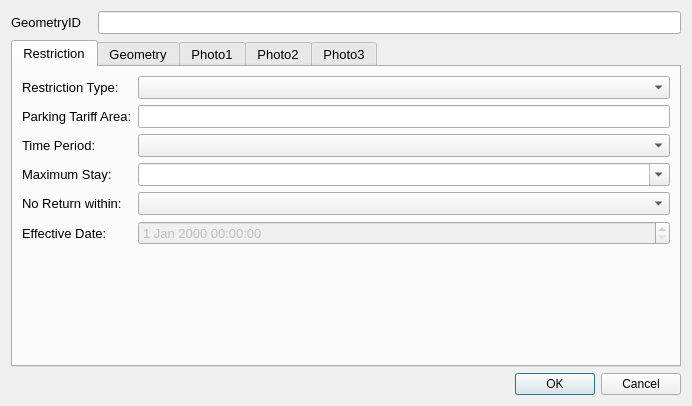
<?xml version="1.0" encoding="UTF-8"?>
<ui version="4.0">
 <class>restrictionDialog</class>
 <widget class="QDialog" name="restrictionDialog">
  <property name="geometry">
   <rect>
    <x>0</x>
    <y>0</y>
    <width>692</width>
    <height>406</height>
   </rect>
  </property>
  <property name="minimumSize">
   <size>
    <width>0</width>
    <height>0</height>
   </size>
  </property>
  <property name="font">
   <font>
    <family>Arial</family>
   </font>
  </property>
  <property name="windowTitle">
   <string>Dialog</string>
  </property>
  <property name="sizeGripEnabled">
   <bool>false</bool>
  </property>
  <layout class="QFormLayout" name="formLayout">
   <property name="fieldGrowthPolicy">
    <enum>QFormLayout::AllNonFixedFieldsGrow</enum>
   </property>
   <item row="0" column="0">
    <widget class="QLabel" name="label">
     <property name="minimumSize">
      <size>
       <width>81</width>
       <height>16</height>
      </size>
     </property>
     <property name="font">
      <font>
       <pointsize>10</pointsize>
      </font>
     </property>
     <property name="text">
      <string>GeometryID</string>
     </property>
    </widget>
   </item>
   <item row="0" column="1">
    <widget class="QLineEdit" name="GeometryID">
     <property name="font">
      <font>
       <pointsize>10</pointsize>
      </font>
     </property>
     <property name="inputMask">
      <string/>
     </property>
     <property name="readOnly">
      <bool>true</bool>
     </property>
     <property name="placeholderText">
      <string/>
     </property>
    </widget>
   </item>
   <item row="4" column="1">
    <widget class="QDialogButtonBox" name="button_box">
     <property name="standardButtons">
      <set>QDialogButtonBox::Cancel|QDialogButtonBox::Ok</set>
     </property>
    </widget>
   </item>
   <item row="2" column="0" colspan="2">
    <widget class="QTabWidget" name="tabWidget">
     <property name="minimumSize">
      <size>
       <width>0</width>
       <height>0</height>
      </size>
     </property>
     <property name="font">
      <font>
       <pointsize>10</pointsize>
      </font>
     </property>
     <property name="cursor">
      <cursorShape>IBeamCursor</cursorShape>
     </property>
     <property name="mouseTracking">
      <bool>true</bool>
     </property>
     <property name="acceptDrops">
      <bool>true</bool>
     </property>
     <property name="currentIndex">
      <number>0</number>
     </property>
     <widget class="QWidget" name="Supply">
      <property name="focusPolicy">
       <enum>Qt::NoFocus</enum>
      </property>
      <attribute name="title">
       <string>Restriction</string>
      </attribute>
      <layout class="QFormLayout" name="formLayout_2">
       <item row="0" column="0">
        <widget class="QLabel" name="lbl_RestrictionType">
         <property name="minimumSize">
          <size>
           <width>90</width>
           <height>16</height>
          </size>
         </property>
         <property name="font">
          <font>
           <pointsize>10</pointsize>
          </font>
         </property>
         <property name="text">
          <string>Restriction Type:</string>
         </property>
        </widget>
       </item>
       <item row="0" column="1">
        <widget class="QComboBox" name="RestrictionTypeID">
         <property name="currentIndex">
          <number>-1</number>
         </property>
        </widget>
       </item>
       <item row="1" column="0">
        <widget class="QLabel" name="lbl_CPZ">
         <property name="text">
          <string>Parking Tariff Area:</string>
         </property>
        </widget>
       </item>
       <item row="3" column="0">
        <widget class="QLabel" name="lbl_TimePeriod">
         <property name="text">
          <string>Time Period:</string>
         </property>
        </widget>
       </item>
       <item row="3" column="1">
        <widget class="QComboBox" name="TimePeriodID"/>
       </item>
       <item row="4" column="0">
        <widget class="QLabel" name="lbl_WaitingTimePeriod">
         <property name="minimumSize">
          <size>
           <width>90</width>
           <height>16</height>
          </size>
         </property>
         <property name="font">
          <font>
           <pointsize>10</pointsize>
          </font>
         </property>
         <property name="text">
          <string>Maximum Stay:</string>
         </property>
         <property name="wordWrap">
          <bool>false</bool>
         </property>
        </widget>
       </item>
       <item row="4" column="1">
        <widget class="QComboBox" name="MaxStayID">
         <property name="editable">
          <bool>true</bool>
         </property>
        </widget>
       </item>
       <item row="5" column="0">
        <widget class="QLabel" name="lbl_WaitingTimePeriod_2">
         <property name="minimumSize">
          <size>
           <width>90</width>
           <height>16</height>
          </size>
         </property>
         <property name="font">
          <font>
           <pointsize>10</pointsize>
          </font>
         </property>
         <property name="text">
          <string>No Return within:</string>
         </property>
         <property name="wordWrap">
          <bool>false</bool>
         </property>
        </widget>
       </item>
       <item row="5" column="1">
        <widget class="QComboBox" name="NoReturnID"/>
       </item>
       <item row="8" column="0">
        <widget class="QLabel" name="lbl_OpenDate">
         <property name="text">
          <string>Effective Date:</string>
         </property>
        </widget>
       </item>
       <item row="8" column="1">
        <widget class="QgsDateTimeEdit" name="OpenDate">
         <property name="enabled">
          <bool>false</bool>
         </property>
        </widget>
       </item>
       <item row="1" column="1">
        <widget class="QLineEdit" name="ParkingTariffArea"/>
       </item>
      </layout>
     </widget>
     <widget class="QWidget" name="tab">
      <attribute name="title">
       <string>Geometry</string>
      </attribute>
      <layout class="QFormLayout" name="formLayout_3">
       <item row="0" column="0">
        <widget class="QLabel" name="lbl_RoadName">
         <property name="minimumSize">
          <size>
           <width>90</width>
           <height>16</height>
          </size>
         </property>
         <property name="font">
          <font>
           <pointsize>10</pointsize>
          </font>
         </property>
         <property name="text">
          <string>Road Name:</string>
         </property>
        </widget>
       </item>
       <item row="0" column="1">
        <widget class="QLineEdit" name="RoadName"/>
       </item>
       <item row="1" column="0">
        <widget class="QLabel" name="lbl_USRN">
         <property name="minimumSize">
          <size>
           <width>90</width>
           <height>16</height>
          </size>
         </property>
         <property name="font">
          <font>
           <pointsize>10</pointsize>
          </font>
         </property>
         <property name="text">
          <string>USRN:</string>
         </property>
        </widget>
       </item>
       <item row="1" column="1">
        <widget class="QLineEdit" name="USRN"/>
       </item>
       <item row="2" column="0">
        <widget class="QLabel" name="lbl_GeometryType">
         <property name="minimumSize">
          <size>
           <width>90</width>
           <height>16</height>
          </size>
         </property>
         <property name="font">
          <font>
           <pointsize>10</pointsize>
          </font>
         </property>
         <property name="text">
          <string>Geometry Type</string>
         </property>
        </widget>
       </item>
       <item row="2" column="1">
        <widget class="QComboBox" name="GeomShapeID">
         <property name="editable">
          <bool>false</bool>
         </property>
         <property name="currentIndex">
          <number>-1</number>
         </property>
        </widget>
       </item>
       <item row="6" column="0">
        <widget class="QLabel" name="lbl_RoadName_2">
         <property name="minimumSize">
          <size>
           <width>90</width>
           <height>16</height>
          </size>
         </property>
         <property name="font">
          <font>
           <pointsize>10</pointsize>
          </font>
         </property>
         <property name="text">
          <string>RestrictionID:</string>
         </property>
        </widget>
       </item>
       <item row="6" column="1">
        <widget class="QLineEdit" name="RestrictionID"/>
       </item>
       <item row="3" column="0">
        <spacer name="horizontalSpacer">
         <property name="orientation">
          <enum>Qt::Horizontal</enum>
         </property>
         <property name="sizeHint" stdset="0">
          <size>
           <width>40</width>
           <height>20</height>
          </size>
         </property>
        </spacer>
       </item>
       <item row="4" column="0">
        <widget class="QLabel" name="label_2">
         <property name="text">
          <string>Last Update Date:</string>
         </property>
        </widget>
       </item>
       <item row="5" column="0">
        <widget class="QLabel" name="label_3">
         <property name="text">
          <string>Last Changed By:</string>
         </property>
        </widget>
       </item>
       <item row="5" column="1">
        <widget class="QLineEdit" name="LastUpdatePerson"/>
       </item>
       <item row="4" column="1">
        <widget class="QDateTimeEdit" name="LastUpdateDateTime"/>
       </item>
      </layout>
     </widget>
     <widget class="QWidget" name="tab_2">
      <attribute name="title">
       <string>Photo1</string>
      </attribute>
      <widget class="QLabel" name="Photo_Widget_01">
       <property name="geometry">
        <rect>
         <x>16</x>
         <y>12</y>
         <width>640</width>
         <height>281</height>
        </rect>
       </property>
       <property name="sizePolicy">
        <sizepolicy hsizetype="Fixed" vsizetype="Fixed">
         <horstretch>0</horstretch>
         <verstretch>0</verstretch>
        </sizepolicy>
       </property>
       <property name="maximumSize">
        <size>
         <width>640</width>
         <height>480</height>
        </size>
       </property>
       <property name="text">
        <string>Photo not found</string>
       </property>
      </widget>
     </widget>
     <widget class="QWidget" name="tab_3">
      <attribute name="title">
       <string>Photo2</string>
      </attribute>
      <widget class="QLabel" name="label_4">
       <property name="geometry">
        <rect>
         <x>16</x>
         <y>12</y>
         <width>640</width>
         <height>311</height>
        </rect>
       </property>
       <property name="sizePolicy">
        <sizepolicy hsizetype="Fixed" vsizetype="Fixed">
         <horstretch>0</horstretch>
         <verstretch>0</verstretch>
        </sizepolicy>
       </property>
       <property name="maximumSize">
        <size>
         <width>640</width>
         <height>480</height>
        </size>
       </property>
       <property name="text">
        <string>Photo not found</string>
       </property>
      </widget>
     </widget>
     <widget class="QWidget" name="tab_4">
      <attribute name="title">
       <string>Photo3</string>
      </attribute>
      <widget class="QLabel" name="label_5">
       <property name="geometry">
        <rect>
         <x>26</x>
         <y>12</y>
         <width>541</width>
         <height>271</height>
        </rect>
       </property>
       <property name="sizePolicy">
        <sizepolicy hsizetype="Fixed" vsizetype="Fixed">
         <horstretch>0</horstretch>
         <verstretch>0</verstretch>
        </sizepolicy>
       </property>
       <property name="maximumSize">
        <size>
         <width>640</width>
         <height>480</height>
        </size>
       </property>
       <property name="text">
        <string>Photo not found</string>
       </property>
      </widget>
     </widget>
    </widget>
   </item>
  </layout>
 </widget>
 <customwidgets>
  <customwidget>
   <class>QgsDateTimeEdit</class>
   <extends>QDateTimeEdit</extends>
   <header>qgsdatetimeedit.h</header>
  </customwidget>
 </customwidgets>
 <resources/>
 <connections>
  <connection>
   <sender>button_box</sender>
   <signal>accepted()</signal>
   <receiver>restrictionDialog</receiver>
   <slot>accept()</slot>
   <hints>
    <hint type="sourcelabel">
     <x>335</x>
     <y>324</y>
    </hint>
    <hint type="destinationlabel">
     <x>292</x>
     <y>251</y>
    </hint>
   </hints>
  </connection>
  <connection>
   <sender>button_box</sender>
   <signal>rejected()</signal>
   <receiver>restrictionDialog</receiver>
   <slot>reject()</slot>
   <hints>
    <hint type="sourcelabel">
     <x>335</x>
     <y>324</y>
    </hint>
    <hint type="destinationlabel">
     <x>292</x>
     <y>251</y>
    </hint>
   </hints>
  </connection>
 </connections>
</ui>
